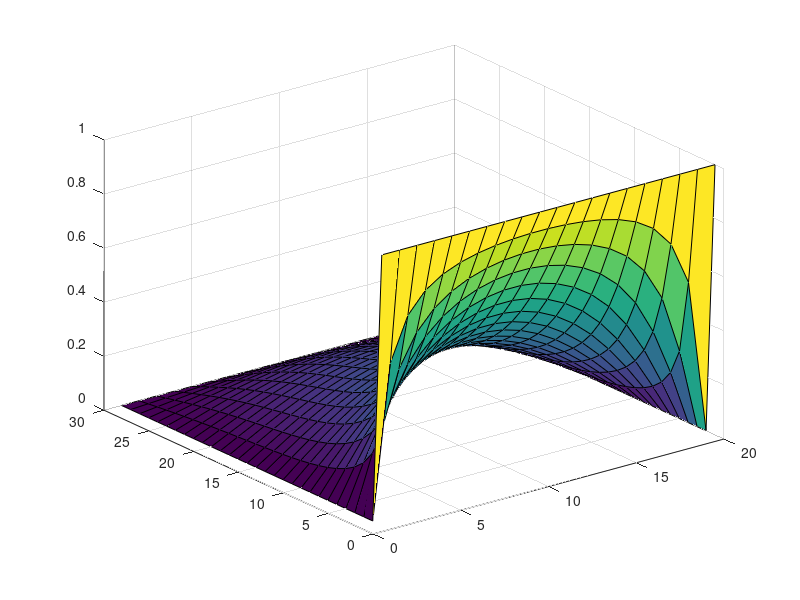
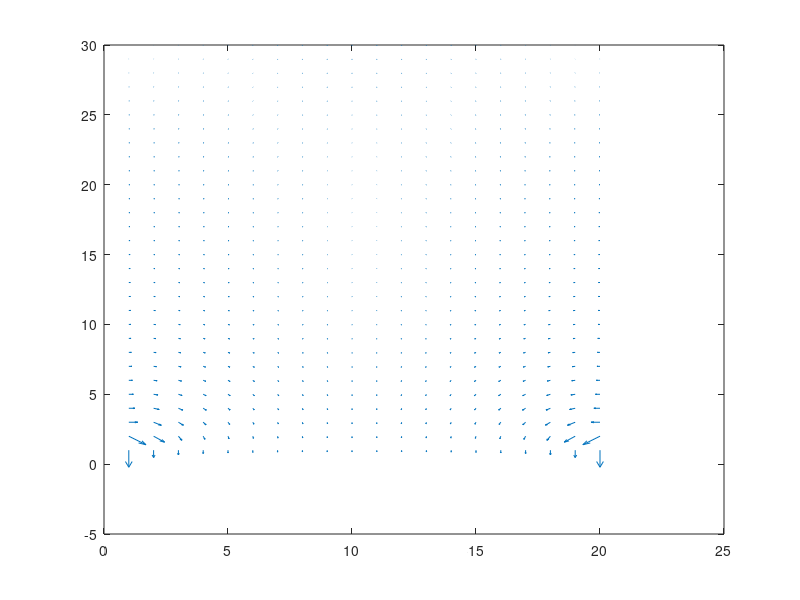

Source code (MATLAB) for these figures, in order:
%% ELEC 4700 - PA#4 - Laplace Equation by Iteration PA Assignment
%%
clf;
close all;

%Parameters
%----------
nx = 30; %solution variable nx
ny = 20; %solution variable ny

LB = 1; % Left bound
RB = 0; % Right bound
TB = 0; % Top bound
BB = 0; % Bottom bound

max_iterations = 100; % max number of iterations

% Matrix V for as solution variable for nx and ny 
V_rand = rand (nx,ny); 

%Loop through the iterations getting a new solution and resetting the BC's
for j = 1:  max_iterations

    V_rand = imboxfilt(V_rand,3);

        for ix = 1 : nx
            for iy = 1 : ny

                    %if ix is equal to 1 applie 1 for left bound
                    if ix == 1
                        V_rand(ix,iy) = LB;

                     %If iy is equal to nx applie 0 for right bound
                    elseif ix == nx
                        V_rand(ix,iy) = RB;

                    %if ix is equal to 1 applie 0 for left bound
                    elseif iy == 1
                        V_rand(ix,iy) = TB;

                     %If iy is equal to ny applie 0 for right bound
                    elseif iy == ny
                        V_rand(ix,iy) = BB;

                    end
            end

        end

    % Calculate the electric field
    [Ex,Ey] = gradient(V_rand);

    % Plot Ex and Ey using surf() and quiver
    figure (1)
    surf(V_rand)

    figure (2)
    quiver(Ex,Ey);
    %pause(0.0009)
end             
            
     
        
        